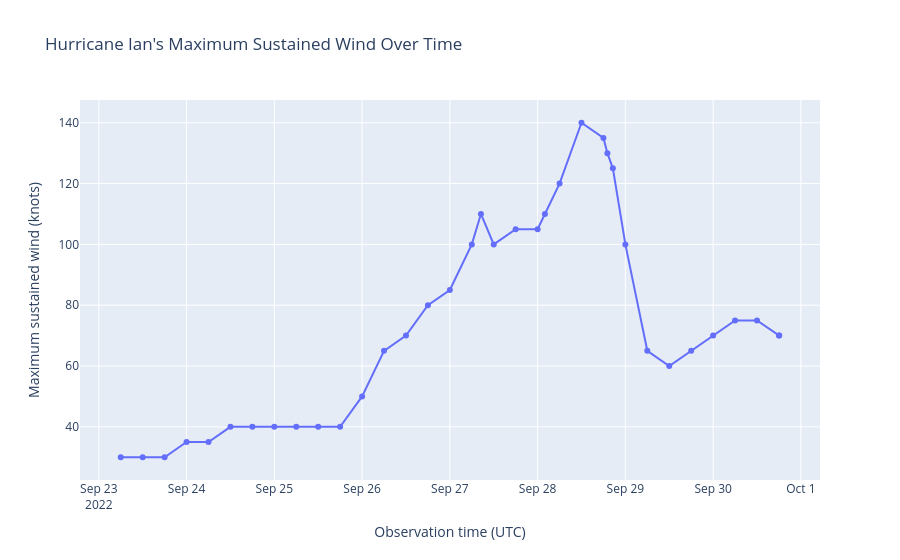

Notebook code cell kept with this figure:
### Markdown cell above
### Connect the spatial pattern to an intensity timeline

A map is effective for location, but a time-series plot makes the timing and magnitude of intensity changes easier to compare precisely.

### Code cell
ian_wind = px.line(
    ian,
    x="observation_time",
    y="maximum_sustained_wind_knots",
    markers=True,
    hover_data=[
        "status_name",
        "latitude",
        "longitude",
        "minimum_central_pressure_mb",
        "record_identifier"
    ],
    title="Hurricane Ian's Maximum Sustained Wind Over Time",
    labels={
        "observation_time": "Observation time (UTC)",
        "maximum_sustained_wind_knots": (
            "Maximum sustained wind (knots)"
        )
    }
)

ian_wind.show()

### Figure 1 — Plotly figure (JSON) as saved in the notebook; plotly's stock layout.template omitted (floating-point values rounded to 4 significant figures; data arrays with more than 128 entries replaced by an {"elided": "..."} marker saying what was removed)
{"data": [{"customdata": {"elided": "36x5 mixed values"}, "hovertemplate": "Observation time (UTC)=%{x}<br>Maximum sustained wind (knots)=%{y}<br>status_name=%{customdata[0]}<br>latitude=%{customdata[1]}<br>longitude=%{customdata[2]}<br>minimum_central_pressure_mb=%{customdata[3]}<br>record_identifier=%{customdata[4]}<extra></extra>", "legendgroup": "", "line": {"color": "#636efa", "dash": "solid"}, "marker": {"symbol": "circle"}, "mode": "lines+markers", "name": "", "orientation": "v", "showlegend": false, "type": "scatter", "x": ["2022-09-23T06:00:00.000000", "2022-09-23T12:00:00.000000", "2022-09-23T18:00:00.000000", "2022-09-24T00:00:00.000000", "2022-09-24T06:00:00.000000", "2022-09-24T12:00:00.000000", "2022-09-24T18:00:00.000000", "2022-09-25T00:00:00.000000", "2022-09-25T06:00:00.000000", "2022-09-25T12:00:00.000000", "2022-09-25T18:00:00.000000", "2022-09-26T00:00:00.000000", "2022-09-26T06:00:00.000000", "2022-09-26T12:00:00.000000", "2022-09-26T18:00:00.000000", "2022-09-27T00:00:00.000000", "2022-09-27T06:00:00.000000", "2022-09-27T08:30:00.000000", "2022-09-27T12:00:00.000000", "2022-09-27T18:00:00.000000", "2022-09-28T00:00:00.000000", "2022-09-28T02:00:00.000000", "2022-09-28T06:00:00.000000", "2022-09-28T12:00:00.000000", "2022-09-28T18:00:00.000000", "2022-09-28T19:05:00.000000", "2022-09-28T20:35:00.000000", "2022-09-29T00:00:00.000000", "2022-09-29T06:00:00.000000", "2022-09-29T12:00:00.000000", "2022-09-29T18:00:00.000000", "2022-09-30T00:00:00.000000", "2022-09-30T06:00:00.000000", "2022-09-30T12:00:00.000000", "2022-09-30T18:00:00.000000", "2022-09-30T18:05:00.000000"], "xaxis": "x", "y": [30, 30, 30, 35, 35, 40, 40, 40, 40, 40, 40, 50, 65, 70, 80, 85, 100, 110, 100, 105, 105, 110, 120, 140, 135, 130, 125, 100, 65, 60, 65, 70, 75, 75, 70, 70], "yaxis": "y"}], "layout": {"legend": {"tracegroupgap": 0}, "title": {"text": "Hurricane Ian's Maximum Sustained Wind Over Time"}, "xaxis": {"anchor": "y", "domain": [0, 1], "title": {"text": "Observation time (UTC)"}}, "yaxis": {"anchor": "x", "domain": [0, 1], "title": {"text": "Maximum sustained wind (knots)"}}}}
